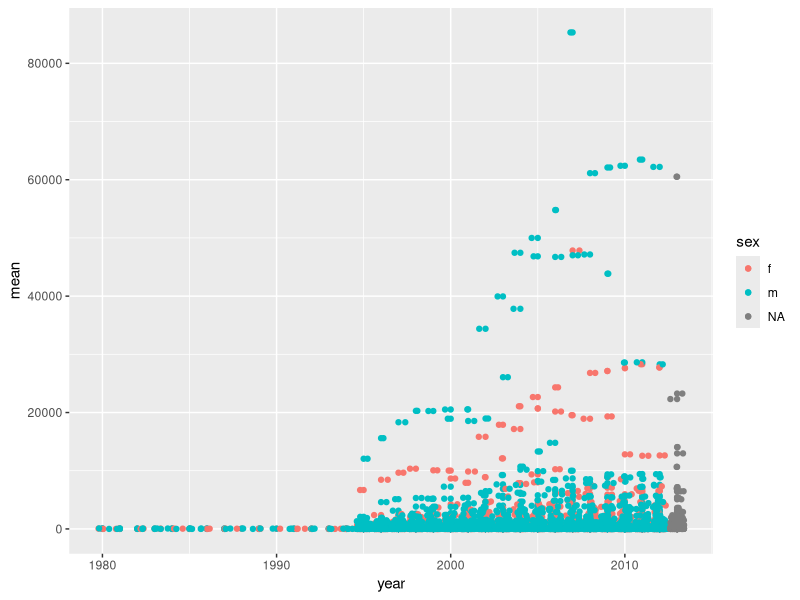
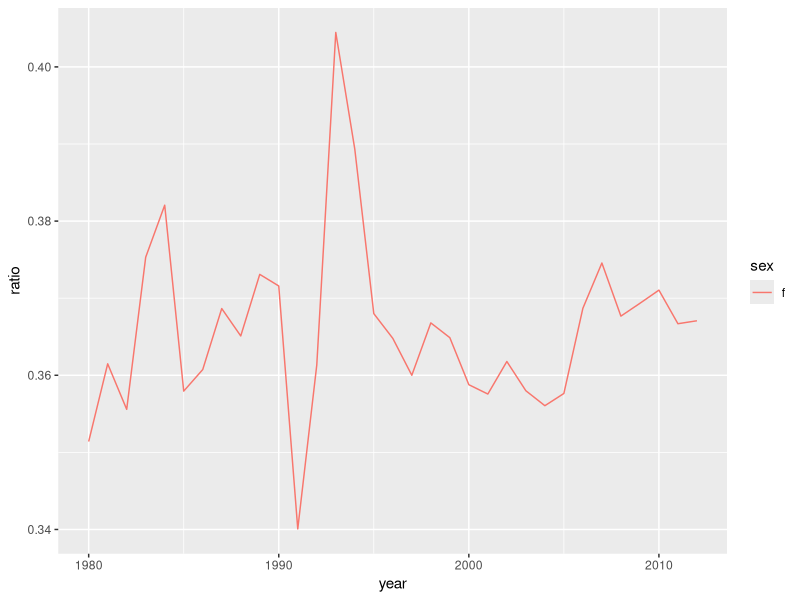
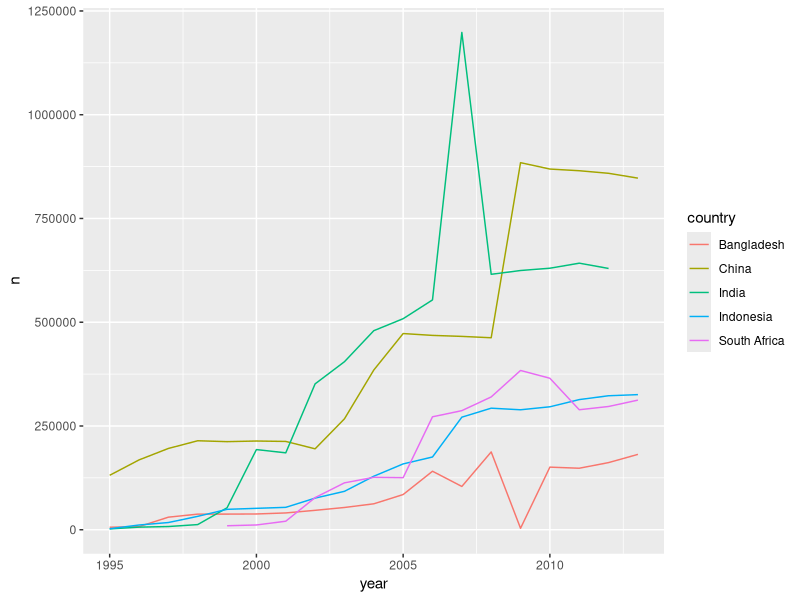

Reproduce these figures in R, in order.
## ---- chunk 1
rm(list = ls())
library(tidyverse)
library(tidyr)
## ---- chunk 2
billboard %>% as_tibble()
glimpse(billboard)
## ---- chunk 3
library(dplyr)
billboard.newdf <- billboard %>% gather(week, rank, wk1:wk76, na.rm = TRUE)
billboard.newdf <- arrange(billboard.newdf, artist, track)
## ---- chunk 4
billboard.df <- billboard.newdf %>% mutate(
  week = parse_number(week),
  date = as.Date(date.entered) + 7*(week - 1))
  
billboard.df <- billboard.df[c("artist", "track", "date", "week", "rank")]
head(billboard.df)
## ---- chunk 5
fish_encounters %>% as_tibble()
glimpse(fish_encounters)
sapply(fish_encounters, class)
## ---- chunk 6
fish_encounters$fish <- as.character(fish_encounters$fish)
encounters_fish <- fish_encounters %>% 
  pivot_wider(names_from = station, values_from = seen)
encounters_fish[is.na(encounters_fish)] <- 0

## ---- chunk 7
us_rent_income %>% as_tibble()
glimpse(us_rent_income)
sapply(us_rent_income, class)
## ---- chunk 8
new_usrentincome <- us_rent_income %>%
  select(-moe) %>%
  pivot_wider(names_from = variable, values_from = estimate) %>%
  drop_na()
## ---- chunk 9
soccer <- tibble(
  game = c("Real Sociedad", "Real Sociedad", "Huesca", "Huesca"),
  player = c("Messi", "Griezmann", "Messi", "Griezmann"),
  goals = c(2,1,2,1)
)
soccer %>%
  pivot_wider(names_from = player, values_from = goals) %>%
  pivot_longer(Messi:Griezmann,
               names_to = "player",
               values_to = "goals")
## ---- chunk 10
table4a %>%
  pivot_longer(`1999`:`2000`,
               names_to = "year",
               values_to = "cases")
## ---- chunk 11
soccer <- tribble(
  ~player, ~game, ~goals,
  "Messi", "Real Sociedad", 2,
  "Messi", "Huesca", 2,
  "Messi", "Real Sociedad", 0,
  "Messi", "Huesca", 1,
  "Griezmann", "Real Sociedad", 1,
  "Griezmann", "Huesca", 1
)
football <- soccer %>%
  group_by(player, game) %>%
  mutate(obs = row_number()) %>%
  pivot_wider(names_from = game, values_from = goals)

## ---- chunk 12
preg <- tribble(
  ~pregnant, ~male, ~female,
  "yes", NA, 10,
  "no", 20, 12
)
longer_tidy_preg <- preg %>%
  pivot_longer(c(male, female), names_to = "sex", values_to = "count", values_drop_na = TRUE) %>%
  arrange(count)
longer_tidy_preg
## ---- chunk 13
preg %>% 
  gather(male, female, key="gender", value="Number")
## ---- chunk 14
tibble(x = c("a,b,c", "d,e,f,g", "h,i,j")) %>%
  separate(x, c("one", "two", "three"))
tibble(x = c("a,b,c", "d,e", "f,g,i")) %>%
  separate(x, c("one", "two", "three"))
## ---- chunk 15
tibble(x = c("a,b,c", "d,e,f,g", "h,i,j")) %>%
  separate(x, c("one", "two", "three"), extra = "drop")
## ---- chunk 16
tibble(x = c("a,b,c", "d,e,f,g", "h,i,j")) %>%
  separate(x, c("one", "two", "three"), extra = "merge")
## ---- chunk 17
tibble(x = c("a,b,c", "d,e", "f,g,i")) %>%
  separate(x, c("one", "two", "three"), fill = "right")

tibble(x = c("a,b,c", "d,e", "f,g,i")) %>%
  separate(x, c("one", "two", "three"), fill = "left")

## ---- chunk 18
who
who_tidy <- who %>% 
  pivot_longer(
    cols = new_sp_m014:newrel_f65, 
    names_to = "key", 
    values_to = "cases", 
    values_drop_na = TRUE
  )
who_tidy
## ---- chunk 19
who_tidy %>%
  filter(cases == 0) %>%
  nrow()
## ---- chunk 20
pivot_longer(who, c(new_sp_m014:newrel_f65), names_to = "key", values_to = "cases") %>%
  group_by(country, year) %>%
  mutate(prop_missing = sum(is.na(cases)) / n()) %>%
  filter(prop_missing > 0, prop_missing < 1)
## ---- chunk 21
nrow(who)
who %>% 
  complete(country, year) %>%
  nrow()
## ---- chunk 22
anti_join(complete(who, country, year), who, by = c("country", "year")) %>% 
  select(country, year) %>% 
  group_by(country) %>% 
  summarise(min_year = min(year), max_year = max(year))
## ---- chunk 23
who_tidy2 <- who_tidy %>% 
  mutate(names_from = stringr::str_replace(key, "newrel", "new_rel"))
who_tidy3 <- who_tidy2 %>% 
  separate(key, c("new", "type", "sexage"), sep = "_")
## ---- chunk 24
who_tidycheck <- who_tidy %>%
  separate(key, c("new", "type", "sexage"), sep = "_")
filter(who_tidycheck, new == "newrel") %>% head()
## ---- chunk 25
who_tidy4 <- who_tidy3 %>%
  select(-new, -iso2, -iso3) %>%
  separate(sexage, c("sex", "age"), sep = 1)

who_tidy4 %>%
  group_by(country, year, sex) %>%
  filter(year > 1995) %>%
  summarise(cases = sum(cases)) %>%
  unite(country_sex, country, sex, remove = FALSE) 
## ---- chunk 26
who_tidy4 %>% 
  group_by(sex, year, country) %>% 
  summarise(mean=mean(cases)) %>% 
  ggplot(aes(x=year, y=mean, colour=sex))+
  geom_point()+
  geom_jitter()
## ---- chunk 27
who_tidy4 %>% 
  group_by(sex, year) %>% 
  summarise(meansex=sum(cases)) %>%
  ungroup() %>% 
  group_by(year) %>% 
  mutate(tot=sum(meansex)) %>% 
  ungroup() %>% 
  mutate(ratio=meansex/tot) %>% 
  filter(sex=="f") %>% 
  ggplot(aes(x=year, y=ratio, colour=sex))+
  geom_line()
## ---- chunk 28
#countries with the most cases of TB
who_tidy4 %>%
  group_by(country, year) %>% 
  summarise(n=sum(cases)) %>% 
  ungroup() %>% 
  group_by(country) %>% 
  mutate(total_country=sum(n)) %>% 
  filter(total_country>1000000) %>% 
  ggplot(aes(x=year,y=n,colour=country))+
  geom_line()
## ---- chunk 29
new_worldbankpop <- world_bank_pop %>%
  gather(year, value, `2000`:`2017`, na.rm = TRUE) %>%
  pivot_wider(names_from = indicator, values_from = value) %>%
  arrange(country)

new_worldbankpop %>% as.tibble()

